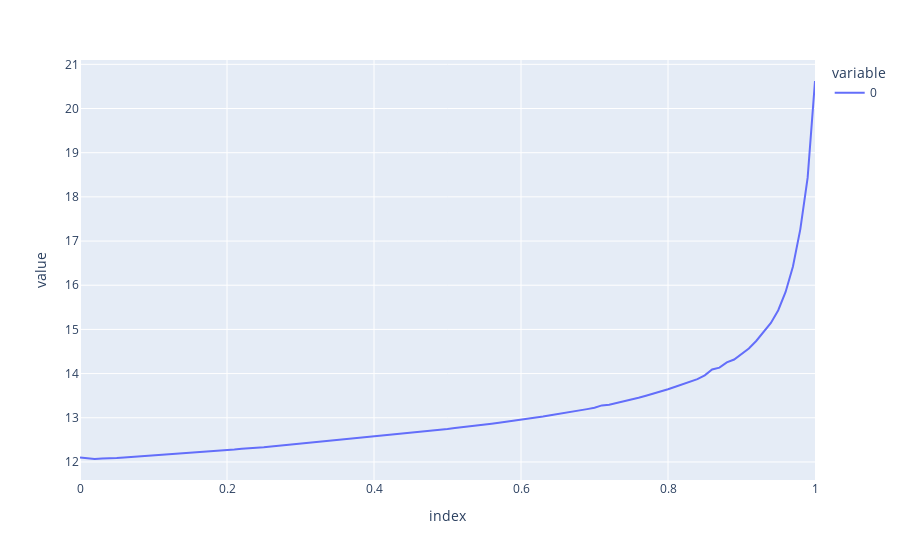

Notebook source saved alongside this figure:
### Code cell
px.line(rawres_fixed_shrk_data.iloc[5040:, :].std() * np.sqrt(252) * 100)

# doesnt make sense
